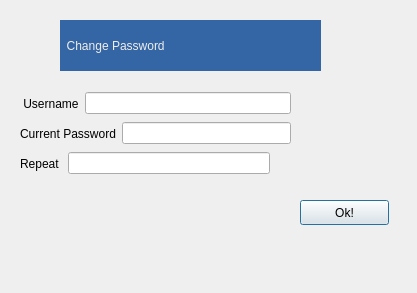
<?xml version="1.0" encoding="UTF-8"?>
<ui version="4.0">
 <class>ChangePassword</class>
 <widget class="QDialog" name="ChangePassword">
  <property name="geometry">
   <rect>
    <x>0</x>
    <y>0</y>
    <width>417</width>
    <height>293</height>
   </rect>
  </property>
  <property name="windowTitle">
   <string>Dialog</string>
  </property>
  <widget class="QLabel" name="label">
   <property name="geometry">
    <rect>
     <x>60</x>
     <y>20</y>
     <width>261</width>
     <height>51</height>
    </rect>
   </property>
   <property name="styleSheet">
    <string notr="true">color: rgb(238, 238, 236);
background-color: rgb(52, 101, 164);
font: 57 22pt &quot;Ubuntu&quot;;</string>
   </property>
   <property name="text">
    <string>  Change Password</string>
   </property>
  </widget>
  <widget class="QPushButton" name="pushButton">
   <property name="geometry">
    <rect>
     <x>300</x>
     <y>200</y>
     <width>89</width>
     <height>25</height>
    </rect>
   </property>
   <property name="text">
    <string>Ok!</string>
   </property>
  </widget>
  <widget class="QLabel" name="Status">
   <property name="geometry">
    <rect>
     <x>20</x>
     <y>209</y>
     <width>231</width>
     <height>51</height>
    </rect>
   </property>
   <property name="text">
    <string/>
   </property>
  </widget>
  <widget class="QWidget" name="layoutWidget">
   <property name="geometry">
    <rect>
     <x>20</x>
     <y>120</y>
     <width>271</width>
     <height>27</height>
    </rect>
   </property>
   <layout class="QHBoxLayout" name="horizontalLayout_2">
    <item>
     <widget class="QLabel" name="label_3">
      <property name="text">
       <string>Current Password</string>
      </property>
     </widget>
    </item>
    <item>
     <widget class="QLineEdit" name="lineEdit_pass"/>
    </item>
   </layout>
  </widget>
  <widget class="QWidget" name="layoutWidget">
   <property name="geometry">
    <rect>
     <x>20</x>
     <y>90</y>
     <width>271</width>
     <height>27</height>
    </rect>
   </property>
   <layout class="QHBoxLayout" name="horizontalLayout">
    <item>
     <widget class="QLabel" name="label_2">
      <property name="text">
       <string> Username</string>
      </property>
     </widget>
    </item>
    <item>
     <widget class="QLineEdit" name="lineEdit_username"/>
    </item>
   </layout>
  </widget>
  <widget class="QWidget" name="layoutWidget">
   <property name="geometry">
    <rect>
     <x>20</x>
     <y>150</y>
     <width>250</width>
     <height>27</height>
    </rect>
   </property>
   <layout class="QHBoxLayout" name="horizontalLayout_3">
    <item>
     <widget class="QLabel" name="label_4">
      <property name="text">
       <string>Repeat </string>
      </property>
     </widget>
    </item>
    <item>
     <widget class="QLineEdit" name="lineEdit_pass2"/>
    </item>
   </layout>
  </widget>
 </widget>
 <resources/>
 <connections/>
</ui>
